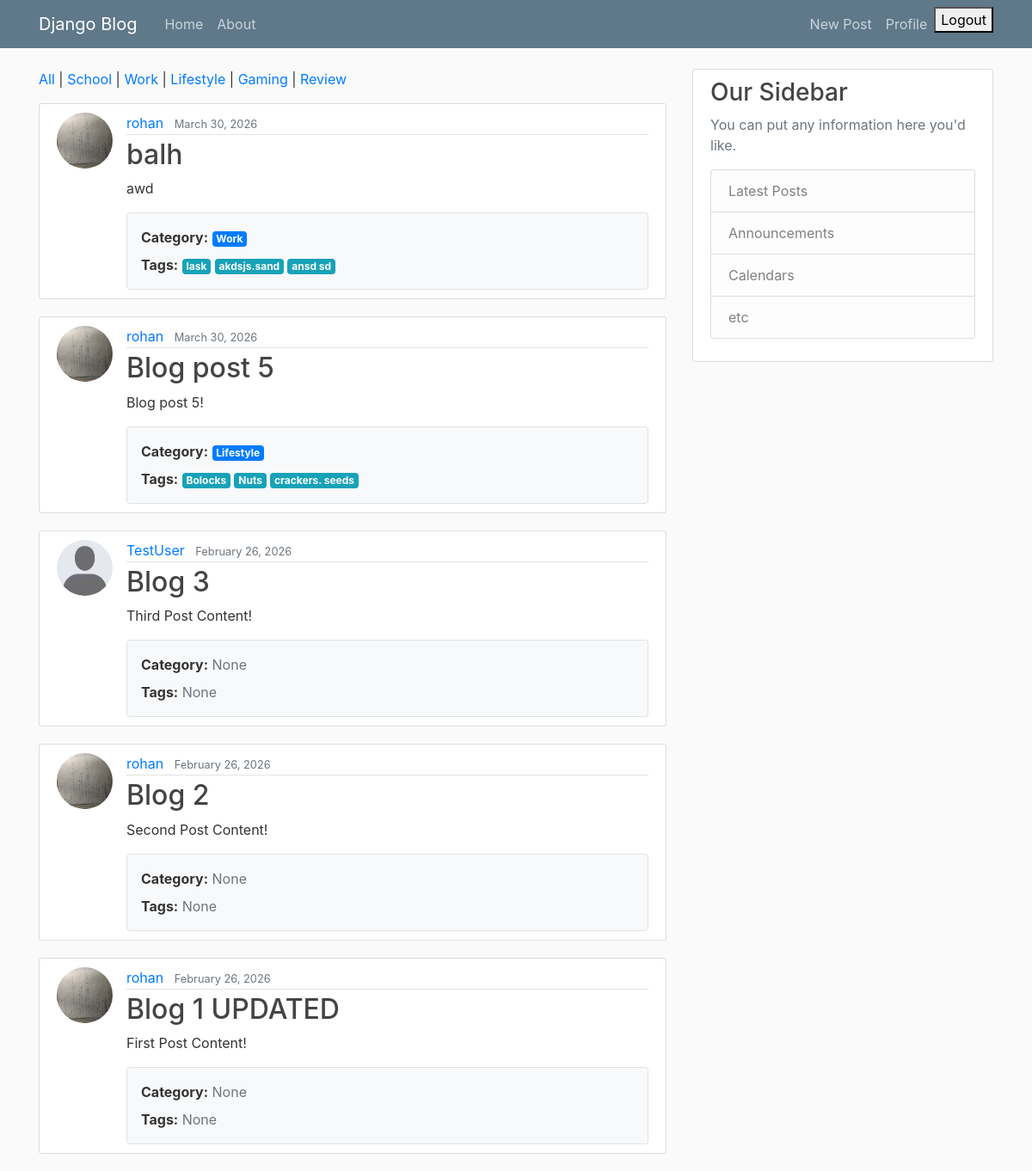
The app's page / (signed in) with its own data.
### blog/models.py (models this page shows, shortened)
class Category(models.Model):
    name = models.CharField(max_length=50, unique=True) # Name of the category (e.g. School)
    slug = models.SlugField(unique=True, blank=True) # (slugs ensuring that special characters in categories or tags do not break the website's URL structure) URL-friendly version of the name

class Post(models.Model):
    title = models.CharField(max_length=100) # title character field attributes
    content = models.TextField() # unrestricted text
    date_posted = models.DateTimeField(default=timezone.now) # sets the date of the post, though is changeable
    author = models.ForeignKey(User, on_delete=models.CASCADE) # One-to-many relationship, one user, many posts. If a user is deleted then all posts are deleted
    category = models.ForeignKey(
        Category,
        on_delete=models.SET_NULL,
        null=True,
        blank=True,
        related_name='posts'
    )
    tags = models.ManyToManyField(
        Tag,
        blank=True,
        related_name='posts'
    )

class Tag(models.Model):
    name = models.CharField(max_length=30, unique=True) # Tag name entered by user
    slug = models.SlugField(unique=True, blank=True) # Clean URL version

### users/models.py (models this page shows, shortened)
class Profile(models.Model):
    user = models.OneToOneField(User, on_delete=models.CASCADE)
    image = models.ImageField(default='profile_pics/default.jpg',
                              upload_to='profile_pics')

### blog/views.py (the view)
# urls.py: path('', PostListView.as_view(), name='blog-home'),
class PostListView(ListView):
    model = Post
    template_name = 'blog/home.html'  # <app>/<model>_<viewtype>.html
    context_object_name = 'posts'
    ordering = ['-date_posted']
    def get_queryset(self):
        queryset = super().get_queryset()
        category = self.request.GET.get('category')
        tag = self.request.GET.get('tag')
        if category:
            queryset = queryset.filter(category__slug=category)
        if tag:
            queryset = queryset.filter(tags__slug=tag)
        return queryset
    def get_context_data(self, **kwargs):
        context = super().get_context_data(**kwargs)
        context['categories'] = Category.objects.all()
        return context

### blog/templates/blog/home.html
{% extends "base/base.html" %}
{% block content %}
<div class="mb-3">
  <a href="{% url 'blog-home' %}">All</a>
  {% for category in categories %}
    | <a href="?category={{ category.slug }}">{{ category.name }}</a>
  {% endfor %}
</div>
{% for post in posts %}
<article class="media content-section">
    <img class="rounded-circle article-img" src="{{ post.author.profile.image.url }}">
    <div class="media-body">
        <div class="article-metadata">
            <a class="mr-2" href="#">{{ post.author }}</a>
            <small class="text-muted">{{ post.date_posted|date:"F d, Y" }}</small>
        </div>
        <h2>
            <a class="article-title" href="{% url 'post-detail' post.id %}">{{ post.title }}</a>
        </h2>
        <p class="article-content">{{ post.content }}</p>
        <div class="border rounded p-3 mt-2 bg-light">
            <p class="mb-2">
                <strong>Category:</strong>
                {% if post.category %}
                    <span class="badge badge-primary">{{ post.category.name }}</span>
                {% else %}
                    <span class="text-muted">None</span>
                {% endif %}
            </p>
            <p class="mb-0">
                <strong>Tags:</strong>
                {% for tag in post.tags.all %}
                    <span class="badge badge-info">{{ tag.name }}</span>{% if not forloop.last %} {% endif %}
                {% empty %}
                    <span class="text-muted">None</span>
                {% endfor %}
            </p>
        </div>
    </div>
</article>
{% endfor %}
{% endblock content %}

### blog/static/blog/main.css (style rules this page uses)
body { background: #fafafa; color: #333333; margin-top: 5rem; }
h1, h2, h3, h4, h5, h6 { color: #444444; }
.content-section { background: #ffffff; padding: 10px 20px; border: 1px solid #dddddd; border-radius: 3px; margin-bottom: 20px; }
.article-title { color: #444444; }
.article-content { white-space: pre-line; }
.article-img { height: 65px; width: 65px; margin-right: 16px; }
.article-metadata { padding-bottom: 1px; margin-bottom: 4px; border-bottom: 1px solid #e3e3e3 }

### records on screen
Category: name "School"
Category: name "Work"
Category: name "Lifestyle"
Category: name "Gaming"
Category: name "Review"
Post: author.profile.image (picture), author "rohan", date_posted "March 30, 2026", title "balh", content "awd", category.name "Work"
Tag: name "lask"
Tag: name "akdsjs.sand"
Tag: name "ansd sd"
Post: author.profile.image (picture), author "rohan", date_posted "March 30, 2026", title "Blog post 5", content "Blog post 5!", category.name "Lifestyle"
Tag: name "Bolocks"
Tag: name "Nuts"
Tag: name "crackers. seeds"
Post: author.profile.image (placeholder picture), author "TestUser", date_posted "February 26, 2026", title "Blog 3", content "Third Post Content!", shows "None"
Post: author.profile.image (picture), author "rohan", date_posted "February 26, 2026", title "Blog 2", content "Second Post Content!", shows "None"
Post: author.profile.image (picture), author "rohan", date_posted "February 26, 2026", title "Blog 1 UPDATED", content "First Post Content!", shows "None"
